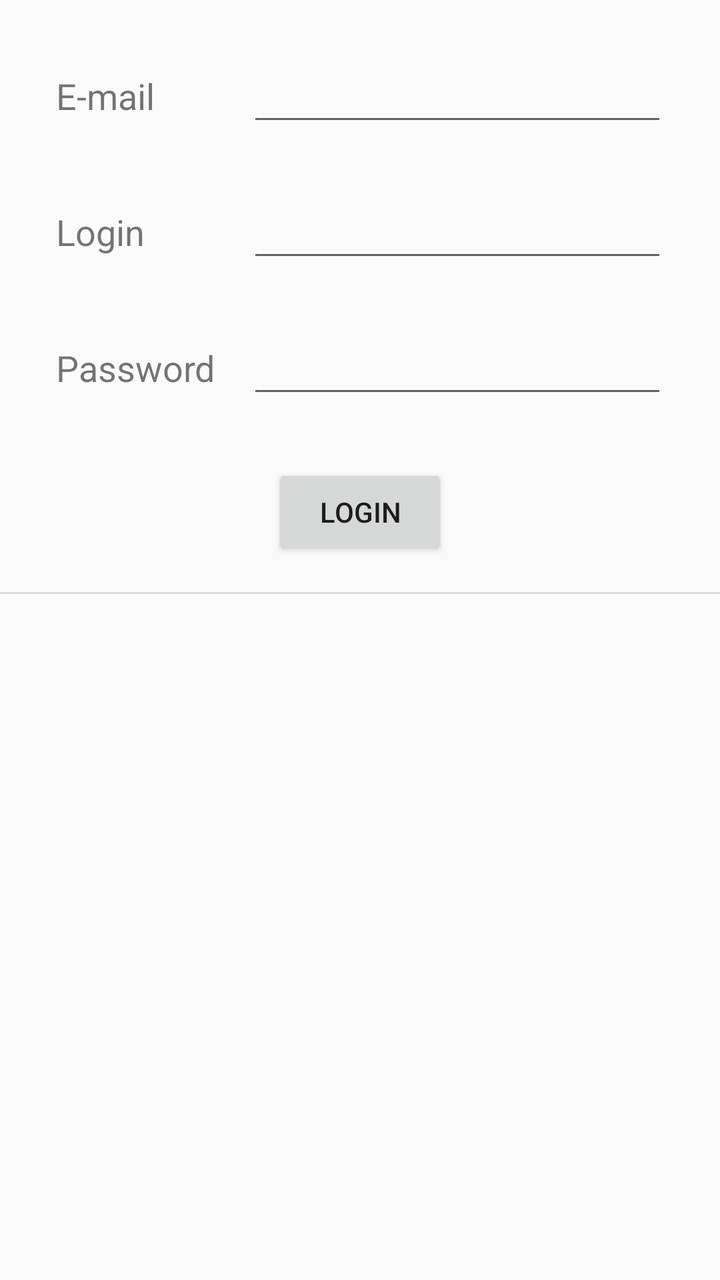
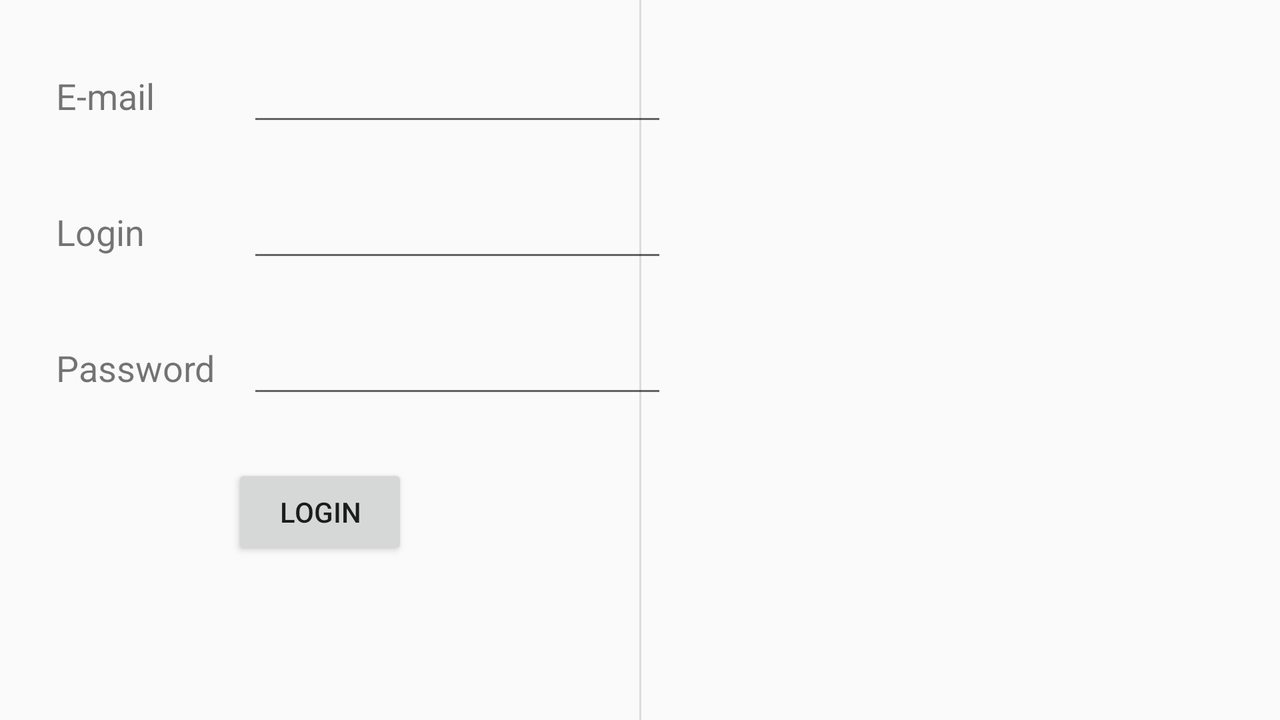

Two renders of one Android screen. The first uses the default layout on a phone; the second uses the alternative layout the repository ships for a different screen configuration, on a matching device. The two XML files are below.
<!-- AndroidManifest.xml: activity theme MyTheme -->
<!-- res/layout/activity_login.xml -->
<?xml version="1.0" encoding="utf-8"?>
<android.support.constraint.ConstraintLayout xmlns:android="http://schemas.android.com/apk/res/android"
    xmlns:app="http://schemas.android.com/apk/res-auto"
    xmlns:tools="http://schemas.android.com/tools"
    android:layout_width="match_parent"
    android:layout_height="match_parent"
    tools:context=".LoginActivity">

    <TextView
        android:id="@+id/textLogin"
        android:layout_width="wrap_content"
        android:layout_height="40dp"
        android:layout_marginStart="28dp"
        android:layout_marginTop="28dp"
        android:gravity="center"
        android:text="@string/login_text"
        android:textSize="18sp"
        app:layout_constraintStart_toStartOf="parent"
        app:layout_constraintTop_toBottomOf="@+id/emailText" />

    <TextView
        android:id="@+id/passwordText"
        android:layout_width="wrap_content"
        android:layout_height="40dp"
        android:layout_marginStart="28dp"
        android:layout_marginTop="28dp"
        android:gravity="center"
        android:text="@string/password_text"
        android:textSize="18sp"
        app:layout_constraintStart_toStartOf="parent"
        app:layout_constraintTop_toBottomOf="@+id/textLogin" />

    <TextView
        android:id="@+id/emailText"
        android:layout_width="wrap_content"
        android:layout_height="40dp"
        android:layout_marginStart="28dp"
        android:layout_marginTop="28dp"
        android:gravity="center"
        android:text="@string/email_text"
        android:textSize="18sp"
        app:layout_constraintStart_toStartOf="parent"
        app:layout_constraintTop_toTopOf="parent" />

    <EditText
        android:id="@+id/emailInput"
        android:layout_width="wrap_content"
        android:layout_height="40dp"
        android:layout_marginStart="16dp"
        android:layout_marginTop="28dp"
        android:ems="10"
        android:gravity="center|start"
        android:inputType="textPersonName"
        app:layout_constraintStart_toEndOf="@+id/passwordText"
        app:layout_constraintTop_toTopOf="parent" />

    <EditText
        android:id="@+id/loginInput"
        android:layout_width="wrap_content"
        android:layout_height="40dp"
        android:layout_marginStart="16dp"
        android:layout_marginTop="28dp"
        android:ems="10"
        android:gravity="center|start"
        android:inputType="textPersonName"
        app:layout_constraintStart_toEndOf="@+id/passwordText"
        app:layout_constraintTop_toBottomOf="@+id/emailInput" />

    <EditText
        android:id="@+id/passwordInput"
        android:layout_width="wrap_content"
        android:layout_height="40dp"
        android:layout_marginStart="16dp"
        android:layout_marginTop="28dp"
        android:ems="10"
        android:gravity="center|start"
        android:inputType="textPassword"
        app:layout_constraintStart_toEndOf="@+id/passwordText"
        app:layout_constraintTop_toBottomOf="@+id/loginInput" />

    <Button
        android:id="@+id/loginButton"
        android:layout_width="wrap_content"
        android:layout_height="wrap_content"
        android:layout_marginStart="28dp"
        android:layout_marginTop="28dp"
        android:layout_marginEnd="28dp"
        android:onClick="login"
        android:text="@string/login_button"
        app:layout_constraintEnd_toEndOf="parent"
        app:layout_constraintStart_toStartOf="parent"
        app:layout_constraintTop_toBottomOf="@+id/passwordInput" />

    <View
        android:id="@+id/divider"
        android:layout_width="395dp"
        android:layout_height="1dp"
        android:layout_marginTop="16dp"
        android:background="?android:attr/listDivider"
        app:layout_constraintTop_toBottomOf="@+id/loginButton"
        tools:layout_editor_absoluteX="8dp" />

    <TextView
        android:id="@+id/incorrectData"
        android:layout_width="wrap_content"
        android:layout_height="wrap_content"
        android:layout_marginStart="28dp"
        android:layout_marginTop="28dp"
        android:text="TEST"
        android:textColor="#F1060C"
        android:visibility="invisible"
        app:layout_constraintStart_toStartOf="parent"
        app:layout_constraintTop_toBottomOf="@+id/divider" />
</android.support.constraint.ConstraintLayout>
<!-- resources referenced by this layout -->
<resources>
  <string name="email_text">E-mail</string>
  <string name="login_button">Login</string>
  <string name="login_text">Login</string>
  <string name="password_text">Password</string>
  <style name="MyTheme" parent="Theme.AppCompat.Light.NoActionBar" />
</resources>
<!-- res/layout-land/activity_login.xml (the repository's variant of the layout above) -->
<!-- drawn on the phone turned sideways -->
<?xml version="1.0" encoding="utf-8"?>
<android.support.constraint.ConstraintLayout xmlns:android="http://schemas.android.com/apk/res/android"
    xmlns:app="http://schemas.android.com/apk/res-auto"
    xmlns:tools="http://schemas.android.com/tools"
    android:layout_width="match_parent"
    android:layout_height="match_parent"
    tools:context=".LoginActivity">

    <TextView
        android:id="@+id/textLogin"
        android:layout_width="wrap_content"
        android:layout_height="40dp"
        android:layout_marginStart="28dp"
        android:layout_marginTop="28dp"
        android:gravity="center"
        android:text="@string/login_text"
        android:textSize="18sp"
        app:layout_constraintStart_toStartOf="parent"
        app:layout_constraintTop_toBottomOf="@+id/emailText" />

    <TextView
        android:id="@+id/passwordText"
        android:layout_width="wrap_content"
        android:layout_height="40dp"
        android:layout_marginStart="28dp"
        android:layout_marginTop="28dp"
        android:gravity="center"
        android:text="@string/password_text"
        android:textSize="18sp"
        app:layout_constraintStart_toStartOf="parent"
        app:layout_constraintTop_toBottomOf="@+id/textLogin" />

    <TextView
        android:id="@+id/emailText"
        android:layout_width="wrap_content"
        android:layout_height="40dp"
        android:layout_marginStart="28dp"
        android:layout_marginTop="28dp"
        android:gravity="center"
        android:text="@string/email_text"
        android:textSize="18sp"
        app:layout_constraintStart_toStartOf="parent"
        app:layout_constraintTop_toTopOf="parent" />

    <EditText
        android:id="@+id/emailInput"
        android:layout_width="wrap_content"
        android:layout_height="40dp"
        android:layout_marginStart="16dp"
        android:layout_marginTop="28dp"
        android:ems="10"
        android:gravity="center|start"
        android:inputType="textPersonName"
        app:layout_constraintStart_toEndOf="@+id/passwordText"
        app:layout_constraintTop_toTopOf="parent" />

    <EditText
        android:id="@+id/loginInput"
        android:layout_width="wrap_content"
        android:layout_height="40dp"
        android:layout_marginStart="16dp"
        android:layout_marginTop="28dp"
        android:ems="10"
        android:gravity="center|start"
        android:inputType="textPersonName"
        app:layout_constraintStart_toEndOf="@+id/passwordText"
        app:layout_constraintTop_toBottomOf="@+id/emailInput" />

    <EditText
        android:id="@+id/passwordInput"
        android:layout_width="wrap_content"
        android:layout_height="40dp"
        android:layout_marginStart="16dp"
        android:layout_marginTop="28dp"
        android:ems="10"
        android:gravity="center|start"
        android:inputType="textPassword"
        app:layout_constraintStart_toEndOf="@+id/passwordText"
        app:layout_constraintTop_toBottomOf="@+id/loginInput" />

    <Button
        android:id="@+id/loginButton"
        android:layout_width="wrap_content"
        android:layout_height="wrap_content"
        android:layout_marginStart="28dp"
        android:layout_marginTop="28dp"
        android:layout_marginEnd="28dp"
        android:onClick="login"
        android:text="@string/login_button"
        app:layout_constraintEnd_toStartOf="@+id/divider2"
        app:layout_constraintStart_toStartOf="parent"
        app:layout_constraintTop_toBottomOf="@+id/passwordInput" />

    <TextView
        android:id="@+id/incorrectData"
        android:layout_width="wrap_content"
        android:layout_height="wrap_content"
        android:layout_marginStart="16dp"
        android:layout_marginTop="28dp"
        android:text="TEST"
        android:textColor="#F1060C"
        android:visibility="invisible"
        app:layout_constraintStart_toEndOf="@+id/divider2"
        app:layout_constraintTop_toTopOf="parent" />

    <View
        android:id="@+id/divider2"
        android:layout_width="1dp"
        android:layout_height="395dp"
        android:layout_marginStart="8dp"
        android:layout_marginEnd="8dp"
        android:background="?android:attr/listDivider"
        app:layout_constraintEnd_toEndOf="parent"
        app:layout_constraintStart_toStartOf="parent"
        tools:layout_editor_absoluteY="8dp" />
</android.support.constraint.ConstraintLayout>
